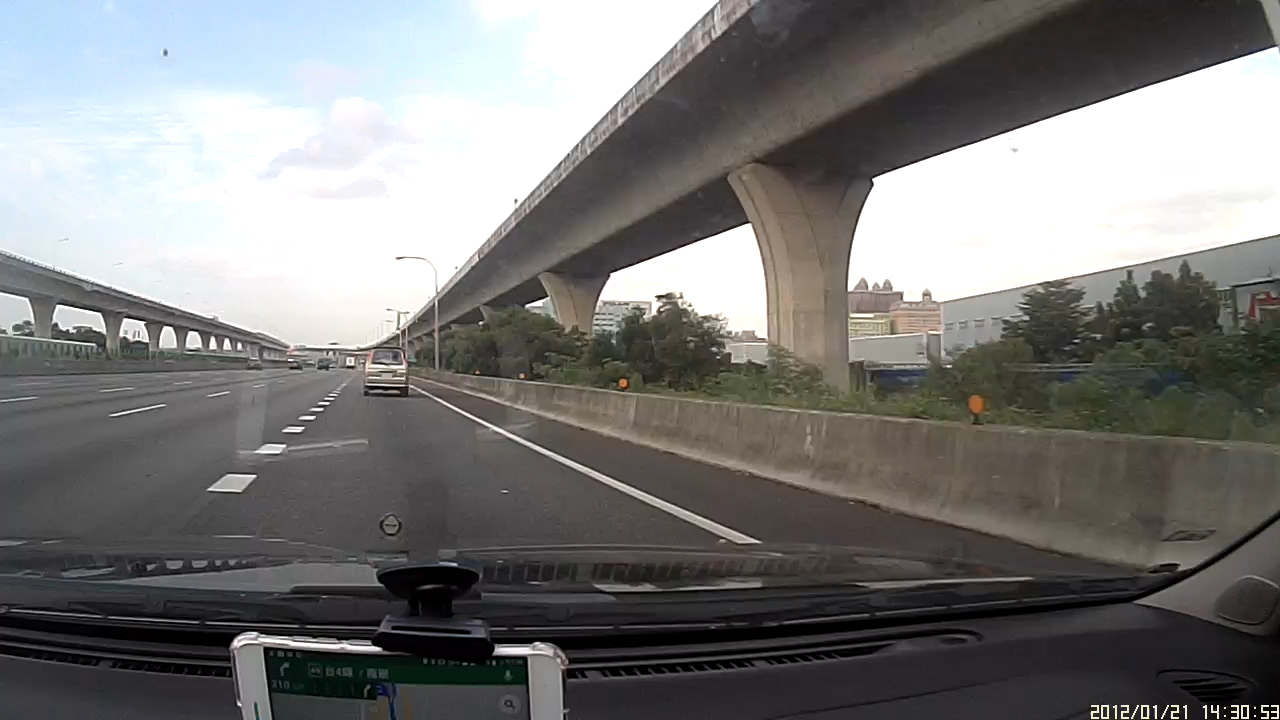
#> input picture _4.python/opencv/__new/road.jpg, 1280 x 720 px, given in place of easy.jpg, which was not available
$ python ch15_1.py
#> lines starting #> are read from the running program, lines starting #| are printed output that depends on the picture; after the words box and inside, x2 and y2 are one past the last pixel; in counts of white or black regions, pixels touching at a corner belong together; pictures that were not available may be replaced by others from this repository, and a replacement may not be noted
# ch15_1.py
import cv2

src = cv2.imread("easy.jpg")
#> src is the input picture: shape (720, 1280, 3); mean B, G, R 121.2, 122.3, 122.5
cv2.imshow("src", src)  # 顯示原始影像

src_gray = cv2.cvtColor(src, cv2.COLOR_BGR2GRAY)  # 影像轉成灰階
# 二值化處理影像
ret, dst_binary = cv2.threshold(src_gray, 127, 255, cv2.THRESH_BINARY)
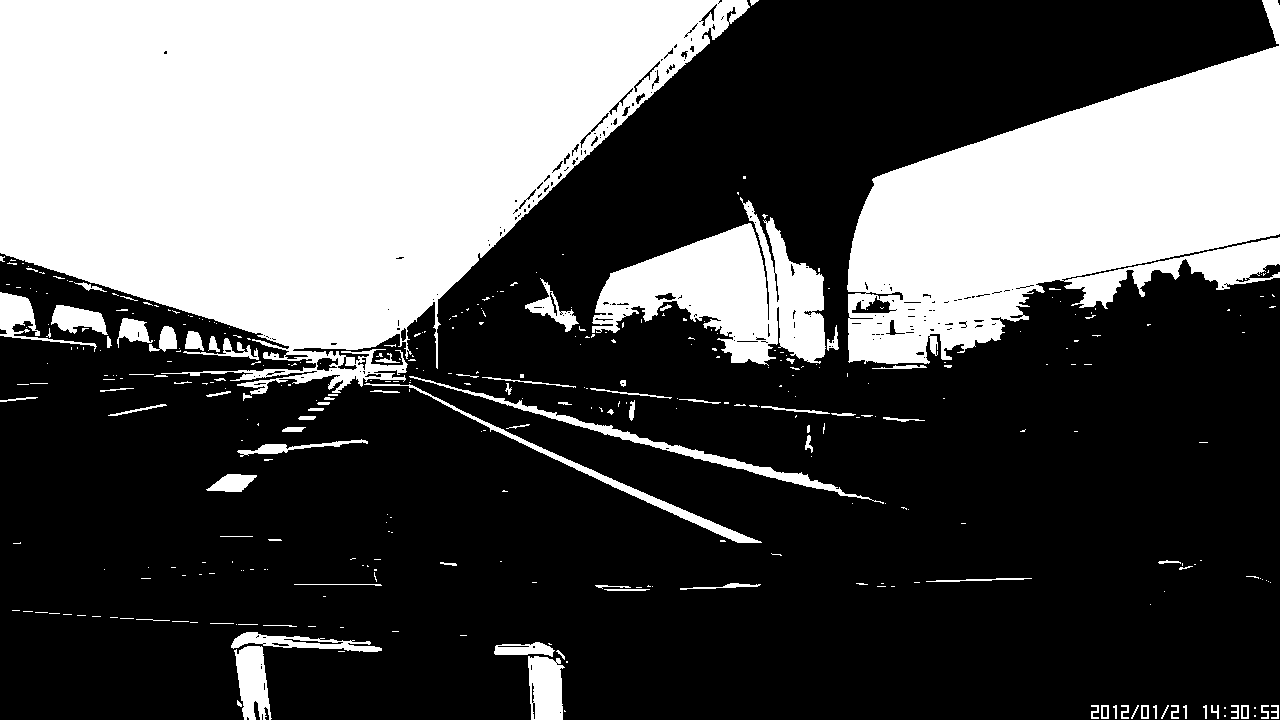
#> dst_binary: shape (720, 1280); 33.7% white; 371 white regions (277 under 20 px)
# 找尋影像內的輪廓
contours, hierarchy = cv2.findContours(
    dst_binary, cv2.RETR_EXTERNAL, cv2.CHAIN_APPROX_SIMPLE
)
#> contours = 367 contours, 307 with area under 20; largest, box (x1, y1, x2, y2) and area: (0, 0, 750, 395) 186268, (847, 0, 1280, 364) 82626, (592, 197, 826, 366) 18365, (409, 376, 884, 504) 2340, (364, 383, 762, 543) 1914
dst = cv2.drawContours(src, contours, -1, (0, 255, 0), 5)  # 繪製圖形輪廓
cv2.imshow("result", dst)  # 顯示結果影像

cv2.waitKey(0)
cv2.destroyAllWindows()


# 檔案 : C:\_git\vcs\_4.python\opencv\__new\OpenCV影像創意邁向AI視覺\ch15\ch15_1_1.py

# ch15_1_1.py
import cv2

src = cv2.imread("easy.jpg")
cv2.imshow("src", src)  # 顯示原始影像

src_gray = cv2.cvtColor(src, cv2.COLOR_BGR2GRAY)  # 影像轉成灰階
# 二值化處理影像
ret, dst_binary = cv2.threshold(src_gray, 127, 255, cv2.THRESH_BINARY)
# 找尋影像內的輪廓
contours, hierarchy = cv2.findContours(
    dst_binary, cv2.RETR_EXTERNAL, cv2.CHAIN_APPROX_SIMPLE
)
dst = cv2.drawContours(src, contours, -1, (0, 255, 0), 5)  # 繪製圖形輪廓
cv2.imshow("result", dst)  # 顯示結果影像
cv2.imshow("src1", src)  # 再輸出一次原始影像

cv2.waitKey(0)
cv2.destroyAllWindows()


print("------------------------------------------------------------")  # 60個

# 檔案 : C:\_git\vcs\_4.python\opencv\__new\OpenCV影像創意邁向AI視覺\ch15\ch15_10.py

# ch15_10.py
import cv2
import numpy as np

src = cv2.imread("lake.jpg")
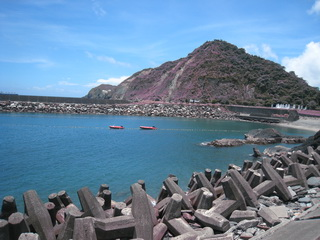
#> input picture _4.python/PIL/new2/img01.jpg, 320 x 240 px, given in place of lake.jpg, which was not available
#> src is the input picture: shape (240, 320, 3); mean B, G, R 156.6, 130.8, 102
cv2.imshow("src", src)  # 顯示原始影像

src_gray = cv2.cvtColor(src, cv2.COLOR_BGR2GRAY)  # 影像轉成灰階
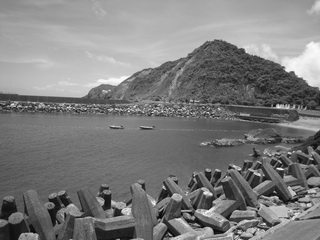
#> src_gray: shape (240, 320); min 0, max 254, mean 125.1
# 二值化處理影像
ret, dst_binary = cv2.threshold(src_gray, 150, 255, cv2.THRESH_BINARY)
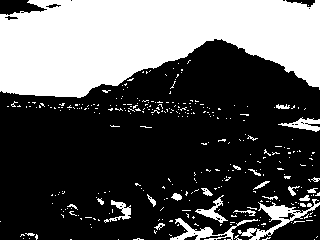
#> dst_binary: shape (240, 320); 34.6% white; 324 white regions (300 under 20 px)
cv2.imshow("binary", dst_binary)  # 顯示二值化影像
# 找尋影像內的輪廓
contours, hierarchy = cv2.findContours(
    dst_binary, cv2.RETR_LIST, cv2.CHAIN_APPROX_SIMPLE
)
#> contours = 367 contours, 348 with area under 20; largest, box (x1, y1, x2, y2) and area: (0, 0, 320, 98) 22454, (238, 199, 320, 240) 718, (170, 218, 258, 240) 379, (278, 117, 320, 132) 230, (195, 195, 228, 223) 209
mask = np.zeros(src.shape, np.uint8)
dst = cv2.drawContours(mask, contours, -1, (255, 255, 255), -1)  # 繪製圖形輪廓
#> dst: shape (240, 320, 3); 34.6% white; 324 white regions (300 under 20 px), largest, box (x1, y1, x2, y2) and area: (0, 0, 320, 98) 22828, (238, 199, 320, 240) 798, (170, 218, 258, 240) 526
dst_result = cv2.bitwise_and(src, mask)
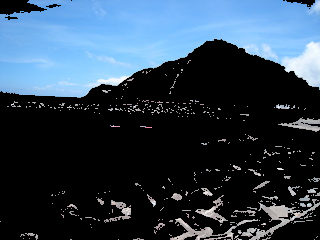
#> dst_result: shape (240, 320, 3); mean B, G, R 82.3, 65.8, 48.6
cv2.imshow("dst result", dst_result)  # 顯示結果影像

cv2.waitKey(0)
cv2.destroyAllWindows()


print("------------------------------------------------------------")  # 60個

# 檔案 : C:\_git\vcs\_4.python\opencv\__new\OpenCV影像創意邁向AI視覺\ch15\ch15_11.py

# ch15_11.py
import cv2

src = cv2.imread("easy2.jpg")
cv2.imshow("src", src)  # 顯示原始影像

src_gray = cv2.cvtColor(src, cv2.COLOR_BGR2GRAY)  # 影像轉成灰階
# 二值化處理影像
ret, dst_binary = cv2.threshold(src_gray, 127, 255, cv2.THRESH_BINARY)
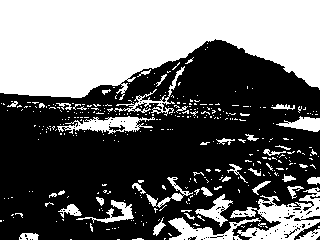
#> dst_binary: shape (240, 320); 42.1% white; 364 white regions (324 under 20 px)
# 找尋影像內的輪廓
contours, hierarchy = cv2.findContours(
    dst_binary, cv2.RETR_EXTERNAL, cv2.CHAIN_APPROX_SIMPLE
)
#> contours = 364 contours, 335 with area under 20; largest, box (x1, y1, x2, y2) and area: (0, 0, 320, 100) 23199, (230, 187, 320, 240) 2040, (57, 116, 155, 134) 754, (168, 217, 261, 240) 720, (195, 194, 233, 227) 368
dst = cv2.drawContours(src, contours, -1, (0, 255, 0), 5)  # 繪製圖形輪廓
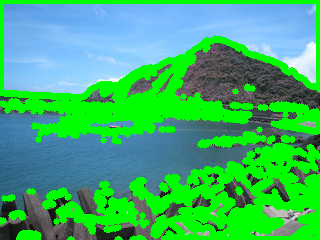
#> dst: shape (240, 320, 3); mean B, G, R 108.9, 179.5, 62.4
cv2.imshow("result", dst)  # 顯示結果影像
print(f"hierarchy 資料類型 : {type(hierarchy)}")
#| hierarchy 資料類型 : <class 'numpy.ndarray'>
print(f"列印層級 \n {hierarchy}")
#> (printed output is left out)

cv2.waitKey(0)
cv2.destroyAllWindows()


print("------------------------------------------------------------")  # 60個

# 檔案 : C:\_git\vcs\_4.python\opencv\__new\OpenCV影像創意邁向AI視覺\ch15\ch15_12.py

# ch15_12.py
import cv2

src = cv2.imread("easy2.jpg")
cv2.imshow("src", src)  # 顯示原始影像

src_gray = cv2.cvtColor(src, cv2.COLOR_BGR2GRAY)  # 影像轉成灰階
# 二值化處理影像
ret, dst_binary = cv2.threshold(src_gray, 127, 255, cv2.THRESH_BINARY)
# 找尋影像內的輪廓
contours, hierarchy = cv2.findContours(
    dst_binary, cv2.RETR_LIST, cv2.CHAIN_APPROX_SIMPLE
)
#> contours = 524 contours, 487 with area under 20; largest, box (x1, y1, x2, y2) and area: (0, 0, 320, 100) 23199, (230, 187, 320, 240) 2040, (57, 116, 155, 134) 754, (168, 217, 261, 240) 720, (195, 194, 233, 227) 368
dst = cv2.drawContours(src, contours, -1, (0, 255, 0), 5)  # 繪製圖形輪廓
cv2.imshow("result", dst)  # 顯示結果影像
print(f"hierarchy 資料類型 : {type(hierarchy)}")
#| hierarchy 資料類型 : <class 'numpy.ndarray'>
print(f"列印層級 \n {hierarchy}")
#> (printed output is left out)

cv2.waitKey(0)
cv2.destroyAllWindows()


print("------------------------------------------------------------")  # 60個

# 檔案 : C:\_git\vcs\_4.python\opencv\__new\OpenCV影像創意邁向AI視覺\ch15\ch15_13.py

# ch15_13.py
import cv2

src = cv2.imread("easy3.jpg")
cv2.imshow("src", src)  # 顯示原始影像

#> (the run stopped early here; a loop or call above may not have finished)
